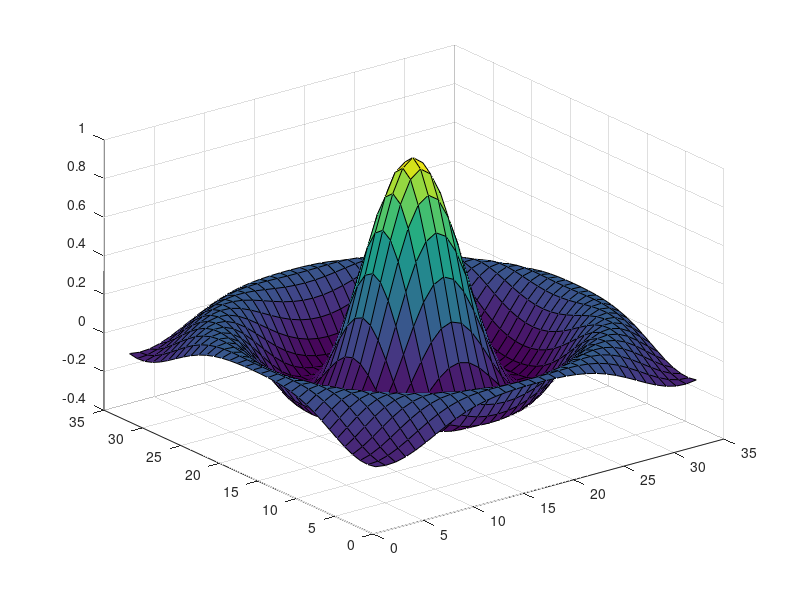

Write the MATLAB code that produced this figure. (Note: this script raises an error after producing the figure.)
clc; clear all; close all;

x=-8:0.5:8;

[XX,YY]=meshgrid(x);

r=sqrt(XX.^2+YY.^2)+eps;

Z=sin(r)./r;

surf(Z);

theAxes=axis;

fmat=moviein(20);

for j=1:20

surf(sin(2*pi*j/20)*Z,Z)

axis(theAxes)

fmat(:,j)=getframe;

end

movie(fmat,10)